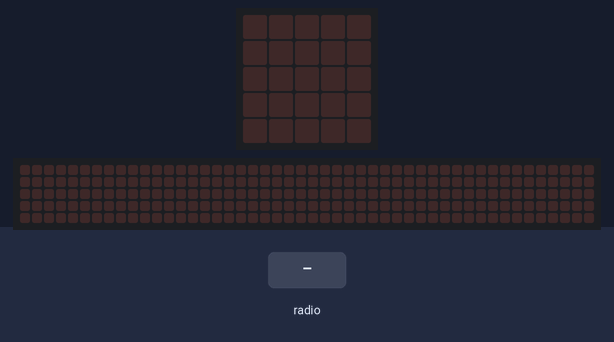
The program below on a simulated BBC micro:bit running MicroPython. Parts: the board's 5×5 LED display, a strip that is not on the board, showing the scrolling text unrolled. The inputs (shaded band) are chosen by the test bench. The 48×5 strip is a reading aid, not a part: it shows the text the display is scrolling, unrolled, one strip-width of it at a time.

Above: at 1.2 s.
1.3 s: radio message "1" arrives
At 1.37 s:
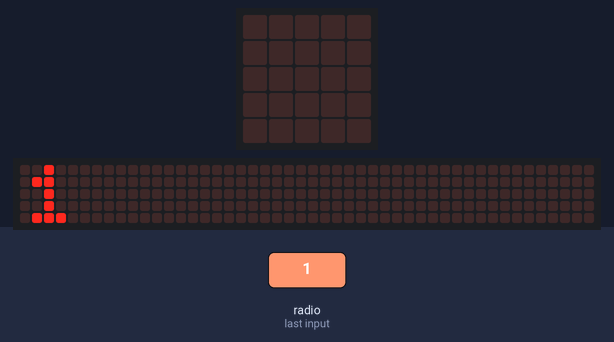
At 1.82 s:
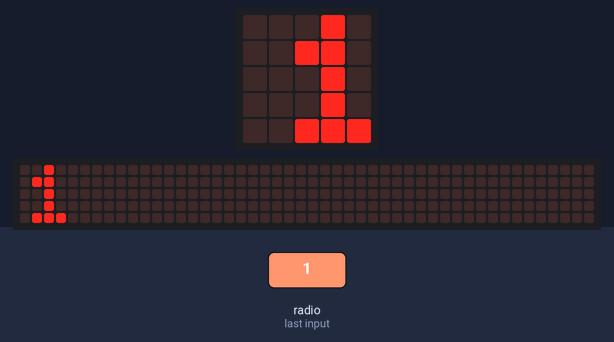
Timing chart, 0 to 4.3 s (numbered marks = the images above; inputs shaded):
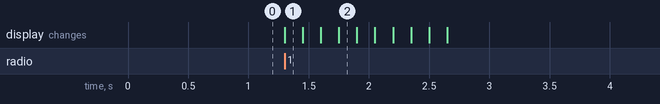

The program:

cypher-receiver.py
```python
# This program displays any incoming radio messages
# as received on the microbit.

import radio
from microbit import display, sleep

radio.on()

while True:
    incoming = radio.receive()
    if incoming:
        display.scroll(incoming)
        sleep(4000)
        
```

Measured:
- after the input at 1.3 s, the display: changes at once (image 1)
